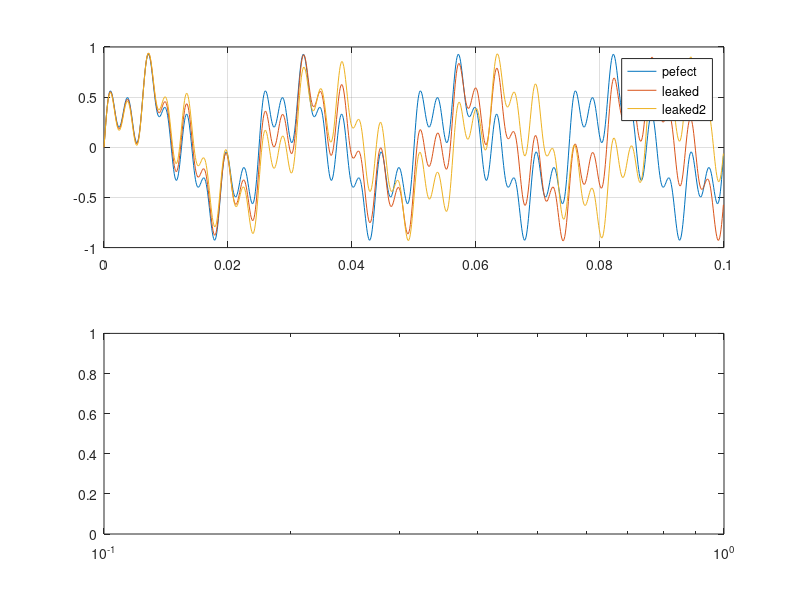

Recreate this plot in MATLAB. (Note: this script raises an error after producing the figure.)
clear;clf;

T = 0.10
Fs=10240; t = 0:1/Fs:T-1/Fs;      % 24k采样率下，生成0.01秒正弦波
% x(t)=\frac{1}{3}(sin(40*2*\pi*t)+sin(160*2*\pi*t)+sin(320*2*\pi*t))
x = (2*sin(40*2*pi*t)+sin(160*2*pi*t)+sin(320*2*pi*t))/4;
y = (2*sin(37.5*2*pi*t)+sin(160*2*pi*t)+sin(320*2*pi*t))/4;  % 在T时刻第一项不为Pi整数，值不为0
z = (2*sin(35*2*pi*t)+sin(160*2*pi*t)+sin(320*2*pi*t))/4;

N = length(x);
% 检查实际数据确认是否泄露
X = abs(fft(x));
X(find(X>0.0001))

% 快速傅里叶变换引入的泄露
X = abs(fft(x, 2*N)/2/N);
f = 0:Fs/2/N:Fs-Fs/2/N;
semilogx(f, X);

%%

X=zeros(1,N);           % 初始化函数
Y=zeros(1,N);           % 初始化函数


figure(1)

subplot(211); plot(t, x, '-', t, y, '-', t, z, '-'); legend('pefect', 'leaked', 'leaked2'); grid on
subplot(212); semilogx(f, abs(fft(x)), f, abs(fft(y)), f, abs(fft(z))); 
legend('perfect', 'leaked', 'leaked2'); grid on

wvtool(y)
wvtool(z)

%% 加窗

M = 256
i=(floor(length(y)/M)-1)*2;      % 因为分帧计算，这里计算循环次数。因为要50%的重叠，所以需要乘以2
Window=hamming(M);               % 取窗函数
for a =0:i
    start=1+a*M/2;
    x0=x(start:(start+M-1)); %取每次要处理的M/2个数据
    y0=y(start:(start+M-1)); 
    x0=x0.*Window';                % 加窗
    y0=y0.*Window';                
    X(start:start+M-1)=X(start:start+M-1)+x0;       %重组
    Y(start:start+M-1)=Y(start:start+M-1)+y0;       %重组
end

figure(2)
f = 0:Fs/N:Fs-Fs/N;
subplot(221); plot(t, x, t, X); legend('orignal', 'windowed'); grid on
subplot(222); semilogx(f, abs(fft(x)), f, abs(fft(X))); 
legend('orignal', 'windowed'); grid on
subplot(223); plot(t, y, t, Y); legend('orignal', 'windowed'); grid on
subplot(224); semilogx(f, abs(fft(y)), f, abs(fft(Y)));
legend('orignal', 'windowed'); grid on

wvtool(x)
wvtool(X)
% figure(3)
wvtool(y)
wvtool(Y)

